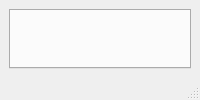
<?xml version="1.0" encoding="UTF-8"?>
<ui version="4.0">
 <class>MainWindow</class>
 <widget class="QMainWindow" name="MainWindow">
  <property name="windowTitle">
   <string>OrbSim</string>
  </property>
  <widget class="QWidget" name="centralwidget">
   <layout class="QVBoxLayout" name="centralLayout">
    <item>
     <widget class="QTabWidget" name="tabWidget"/>
    </item>
   </layout>
  </widget>
  <widget class="QMenuBar" name="menubar"/>
  <widget class="QStatusBar" name="statusbar"/>
 </widget>
 <resources/>
 <connections/>
</ui>
